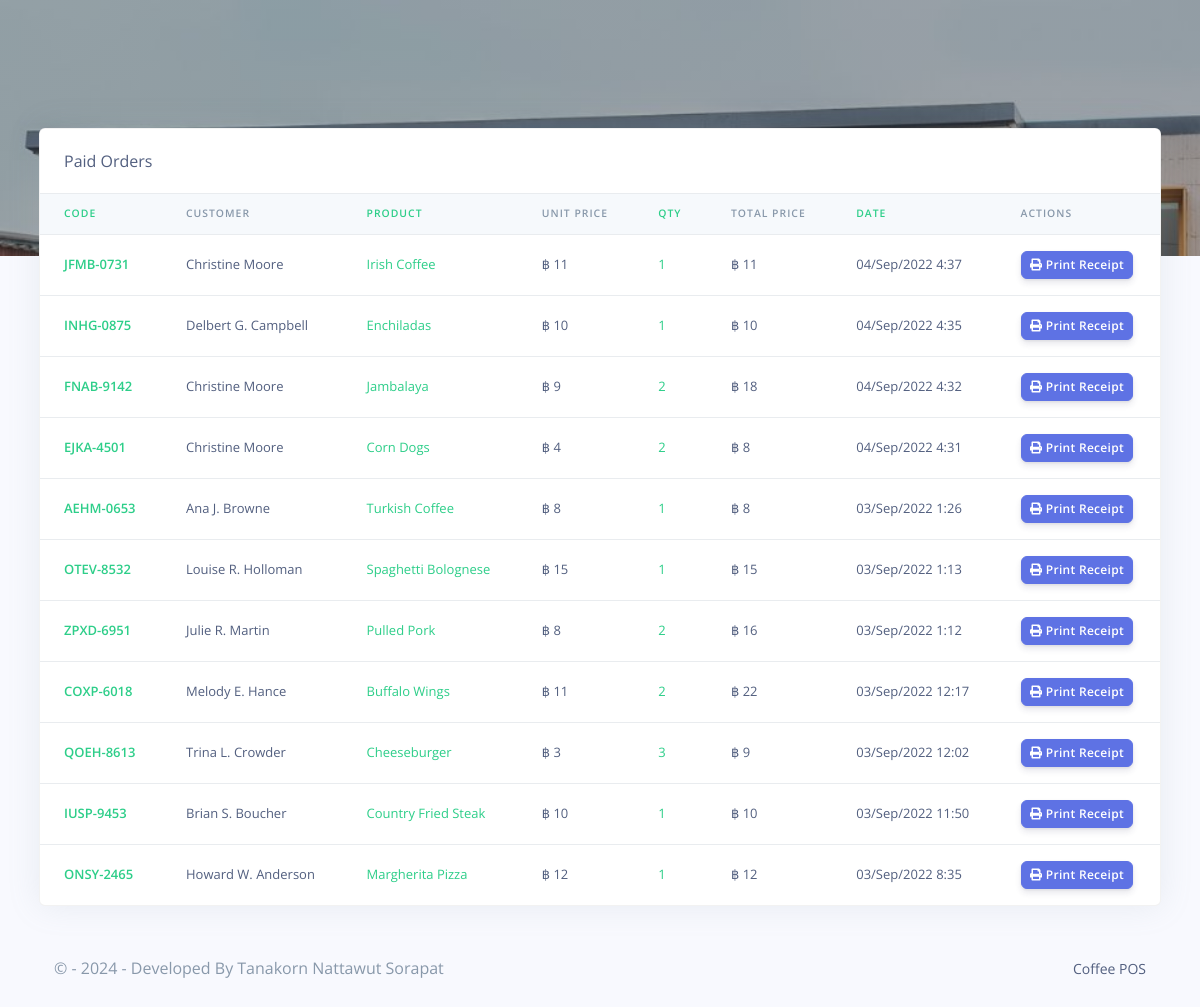
Page /Restro/admin/receipts.php (signed in) on the earlier database version.
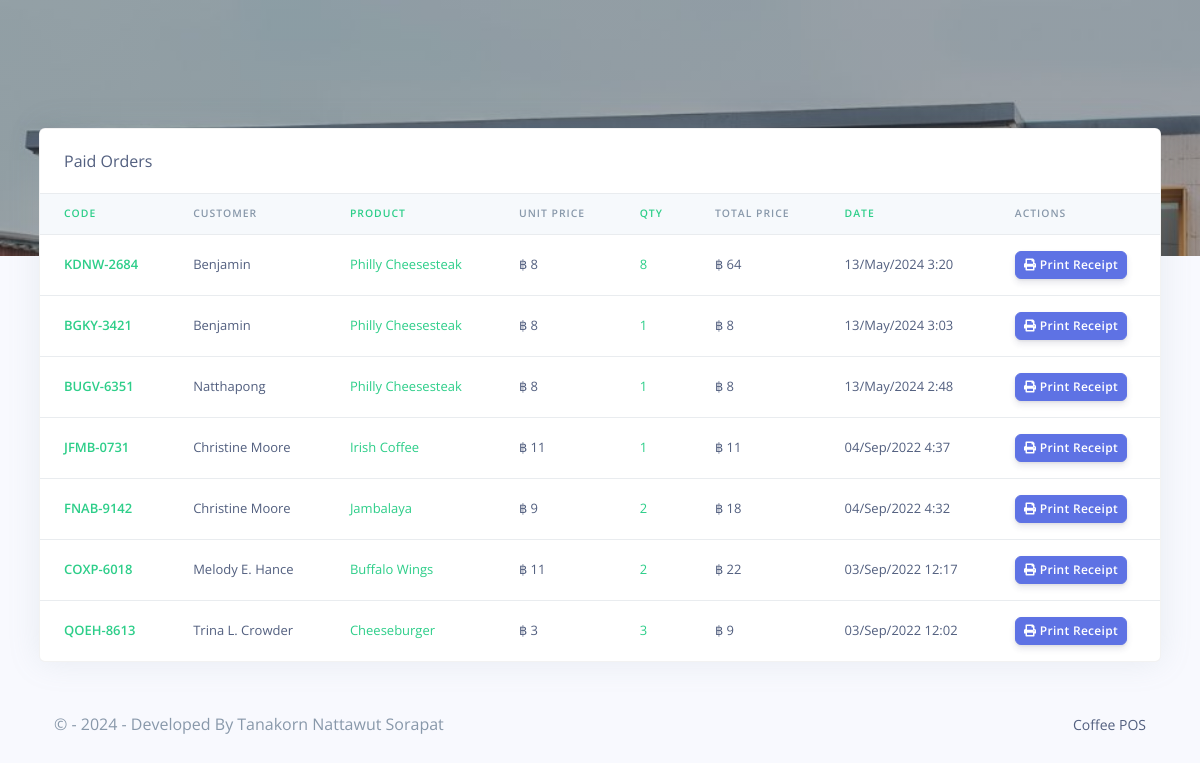
Same page on the later database version.
### tables this page shows
CREATE TABLE `rpos_orders` (
  `order_id` varchar(200) NOT NULL,
  `order_code` varchar(200) NOT NULL,
  `customer_id` varchar(200) NOT NULL,
  `customer_name` varchar(200) NOT NULL,
  `prod_id` varchar(200) NOT NULL,
  `prod_name` varchar(200) NOT NULL,
  `prod_price` varchar(200) NOT NULL,
  `prod_qty` varchar(200) NOT NULL,
  `order_status` varchar(200) NOT NULL,
  `created_at` timestamp(6) NOT NULL DEFAULT current_timestamp(6) ON UPDATE current_timestamp(6)
);

### Restro/admin/receipts.php (the view, shortened to what this page needs)
<?php
include('config/config.php');
require_once('partials/_head.php');
?>
<body>
    <div class="main-content">
        <div class="container-fluid mt--8">
            <div class="row">
                <div class="col">
                    <div class="card shadow">
                        <div class="card-header border-0">
                            Paid Orders
                        </div>
                        <div class="table-responsive">
                            <table class="table align-items-center table-flush">
                                <thead class="thead-light">
                                    <tr>
                                        <th class="text-success" scope="col">Code</th>
                                        <th scope="col">Customer</th>
                                        <th class="text-success" scope="col">Product</th>
                                        <th scope="col">Unit Price</th>
                                        <th class="text-success" scope="col">Qty</th>
                                        <th scope="col">Total Price</th>
                                        <th class="text-success" scope="col">Date</th>
                                        <th scope="col">Actions</th>
                                    </tr>
                                </thead>
                                <tbody>
                                    <?php
                                    $ret = "SELECT * FROM  rpos_orders WHERE order_status = 'Paid' ORDER BY `rpos_orders`.`created_at` DESC  ";
                                    $stmt = $mysqli->prepare($ret);
                                    $stmt->execute();
                                    $res = $stmt->get_result();
                                    while ($order = $res->fetch_object()) {
                                        $total = ($order->prod_price * $order->prod_qty);
                                    ?>
                                        <tr>
                                            <th class="text-success" scope="row"><?php echo $order->order_code; ?></th>
                                            <td><?php echo $order->customer_name; ?></td>
                                            <td class="text-success"><?php echo $order->prod_name; ?></td>
                                            <td>฿ <?php echo $order->prod_price; ?></td>
                                            <td class="text-success"><?php echo $order->prod_qty; ?></td>
                                            <td>฿ <?php echo $total; ?></td>
                                            <td><?php echo date('d/M/Y g:i', strtotime($order->created_at)); ?></td>
                                            <td>
                                                <a target="_blank" href="print_receipt.php?order_code=<?php echo $order->order_code; ?>">
                                                    <button class="btn btn-sm btn-primary">
                                                        <i class="fas fa-print"></i>
                                                        Print Receipt
                                                    </button>
                                                </a>
                                            </td>
                                        </tr>
                                    <?php } ?>
                                </tbody>
                            </table>
                        </div>
                    </div>
                </div>
            </div>
            <?php
            require_once('partials/_footer.php');
            ?>
        </div>
    </div>
</body>
</html>

Differences in the rows shown:
removed rpos_orders: order_code "INHG-0875", customer_name "Delbert G. Campbell", prod_name "Enchiladas", prod_price "10", prod_qty "1", created_at "04/Sep/2022 4:35"
removed rpos_orders: order_code "EJKA-4501", customer_name "Christine Moore", prod_name "Corn Dogs", prod_price "4", prod_qty "2", total "8", created_at "04/Sep/2022 4:31"
removed rpos_orders: order_code "AEHM-0653", customer_name "Ana J. Browne", prod_name "Turkish Coffee", prod_price "8", prod_qty "1", created_at "03/Sep/2022 1:26"
removed rpos_orders: order_code "OTEV-8532", customer_name "Louise R. Holloman", prod_name "Spaghetti Bolognese", prod_price "15", prod_qty "1", created_at "03/Sep/2022 1:13"
removed rpos_orders: order_code "ZPXD-6951", customer_name "Julie R. Martin", prod_name "Pulled Pork", prod_price "8", prod_qty "2", total "16", created_at "03/Sep/2022 1:12"
removed rpos_orders: order_code "IUSP-9453", customer_name "Brian S. Boucher", prod_name "Country Fried Steak", prod_price "10", prod_qty "1", created_at "03/Sep/2022 11:50"
removed rpos_orders: order_code "ONSY-2465", customer_name "Howard W. Anderson", prod_name "Margherita Pizza", prod_price "12", prod_qty "1", created_at "03/Sep/2022 8:35"
added rpos_orders: order_code "KDNW-2684", customer_name "Benjamin", prod_name "Philly Cheesesteak", prod_price "8", prod_qty "8", total "64", created_at "13/May/2024 3:20"
added rpos_orders: order_code "BGKY-3421", customer_name "Benjamin", prod_name "Philly Cheesesteak", prod_price "8", prod_qty "1", created_at "13/May/2024 3:03"
added rpos_orders: order_code "BUGV-6351", customer_name "Natthapong", prod_name "Philly Cheesesteak", prod_price "8", prod_qty "1", created_at "13/May/2024 2:48"
